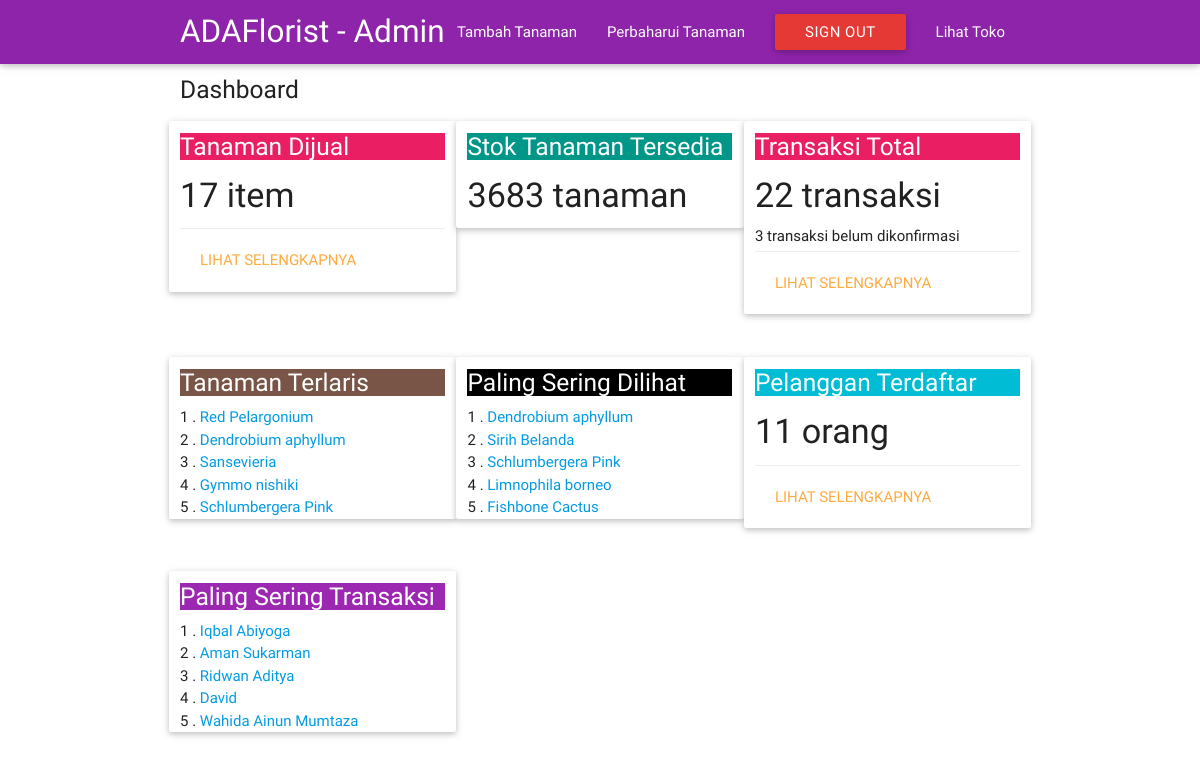
The page /adminhome.php (signed in) on the database its author committed.
### tables this page shows
CREATE TABLE `tanaman` (
  `ID_Tanaman` int(11) NOT NULL,
  `Nama_Tanaman` varchar(25) NOT NULL,
  `Harga_Tanaman` bigint(20) NOT NULL,
  `Deskripsi_Tanaman` varchar(500) NOT NULL,
  `Jumlah_Stok` int(11) NOT NULL,
  `Jenis_Tanaman` varchar(50) NOT NULL,
  `Gambar` varchar(100) NOT NULL,
  `Berat` float DEFAULT NULL,
  `Iklim` varchar(50) DEFAULT NULL,
  `Ukuran_Tanaman` varchar(50) DEFAULT NULL,
  `Media_Tanam` varchar(50) DEFAULT NULL,
  `Ukuranpot` varchar(50) DEFAULT NULL,
  `Penyiraman` varchar(50) DEFAULT NULL,
  `Kebutuhan_Sinar` varchar(50) DEFAULT NULL,
  `Pemupukan` varchar(100) DEFAULT NULL,
  `Asal_Bibit` varchar(100) DEFAULT NULL,
  `Kondisi_Tanaman` varchar(60) DEFAULT NULL,
  `jumlah_beli` int(20) NOT NULL DEFAULT '0',
  `jumlah_lihat` int(20) NOT NULL DEFAULT '0'
);

CREATE TABLE `customer` (
  `ID_customer` int(9) NOT NULL,
  `nama` varchar(50) NOT NULL,
  `alamat` varchar(250) NOT NULL,
  `notelfon` varchar(12) NOT NULL,
  `email` varchar(25) NOT NULL,
  `password` varchar(100) NOT NULL,
  `beli` int(20) NOT NULL DEFAULT '0'
);

### adminhome.php (the view, shortened to what this page needs)
<!DOCTYPE HTML>
<html>
<head>
    <link type="text/css" rel="stylesheet" href="css/materialize.min.css" media="screen,projection" />
</head>
<?php
    include 'connect.php';
    $jumlah=0;
    $jumpel=0;
    $jumitem=0;
    $tanamans = mysqli_query($connect, "SELECT * FROM tanaman");
    $pelanggans= mysqli_query($connect, "SELECT * FROM customer");
    while ($tanaman = mysqli_fetch_assoc($tanamans)) {
    $jumlah=$jumlah+$tanaman['Jumlah_Stok'];
    $jumitem++;}
    while ($pelanggan = mysqli_fetch_assoc($pelanggans)) {
    $jumpel++;}
    ?>
    <body>
        <?php include 'headadmin.php'?>
            <div class="container">
                <h5>
    Dashboard
</h5>
                <div class="row">
                    <div class="card col s4">
                        <h5 class="pink white-text">Tanaman Dijual</h5>
                        <h4><?php echo $jumitem ?> item</h4>
                        <div class="card-action">
                            <a href="dateup.php">Lihat Selengkapnya</a>
                        </div>
                    </div>
                    <div class="card col s4">
                        <h5 class="teal white-text"> Stok Tanaman Tersedia</h5>
                        <h4><?php echo $jumlah ?> tanaman</h4>
                    </div>
                    <div class="card col s4">
                        <h5 class="white-text pink">Transaksi Total</h5>
                        <?php $trans=mysqli_query($connect,"select count(ID_Transaksi) as jum from transaksi");
                    $tran=mysqli_fetch_array($trans);
                    $belums=mysqli_query($connect,"select count(ID_Transaksi) as belum from transaksi where Konfirmasi=0");
                    $belum=mysqli_fetch_array($belums);?>
                            <h4><?php echo $tran['jum'];?> transaksi</h4>
                            <h6><?php if ($belum['belum']==0) echo "sudah dikonfirmasi seluruhnya"; else echo $belum['belum']." transaksi belum dikonfirmasi";?></h6>
                            <div class="card-action">
                                <a href="transaksilist.php">Lihat Selengkapnya</a>
                            </div>
                    </div>
                </div>
                <div class="row">
                    <div class="card col s4">
                        <h5 class="brown white-text"> Tanaman Terlaris </h5>
                        <?php $no=0;
                        $tanams=mysqli_query($connect,"select * from tanaman order by jumlah_beli desc limit 5");
                        while ($tanam=mysqli_fetch_array($tanams)){
                            $no++;?>
                            <?php echo $no?> .
                                <a href="tanaman.php?idtanaman=<?php echo $tanam['ID_Tanaman']?>">
                                    <?php echo $tanam['Nama_Tanaman']?>
                                </a>
                                <br>
                                <?php } ?>
                    </div>
                    <div class="card col s4">
                        <h5 class="black white-text"> Paling Sering Dilihat </h5>
                        <?php $no=0;
                        $tanims=mysqli_query($connect,"select * from tanaman order by jumlah_lihat desc limit 5");
                        while ($tanim=mysqli_fetch_array($tanims)){
                            $no++;?>
                            <?php echo $no?> .
                                <a href="tanaman.php?idtanaman=<?php echo $tanim['ID_Tanaman']?>">
                                    <?php echo $tanim['Nama_Tanaman']?>
                                </a>
                                <br>
                                <?php } ?>
                    </div>
                    <div class="card col s4">
                        <h5 class="cyan darken-5 white-text">Pelanggan Terdaftar</h5>
                        <h4><?php echo $jumpel?> orang</h4>
                        <div class="card-action">
                        <a href="daftar_pelanggan.php">Lihat Selengkapnya</a>
                        </div>
                    </div>
                </div>
                <div class="row">
                    <div class="card col s4">
                        <h5 class="purple white-text">Paling Sering Transaksi </h5>
                        <?php $no=0;
                        $serings=mysqli_query($connect,"select * from customer order by beli desc limit 5");
                        while ($sering=mysqli_fetch_array($serings)){
                            $no++;?>
                            <?php echo $no?> .
                                <a href="transaksi_user.php?idcustomer=<?php echo $sering['ID_customer']?>">
                                    <?php echo $sering['nama']?>
                                </a>
                                <br>
                                <?php } ?>
                    </div>
                </div>
            </div>
    </body>

### rows shown on the page
tanaman: Nama_Tanaman "Red Pelargonium"
tanaman: Nama_Tanaman "Dendrobium aphyllum"
tanaman: Nama_Tanaman "Sansevieria"
tanaman: Nama_Tanaman "Gymmo nishiki"
tanaman: Nama_Tanaman "Schlumbergera Pink"
tanaman: Nama_Tanaman "Sirih Belanda"
tanaman: Nama_Tanaman "Limnophila borneo"
tanaman: Nama_Tanaman "Fishbone Cactus"
customer: nama "Iqbal Abiyoga"
customer: nama "Aman Sukarman"
customer: nama "Ridwan Aditya"
customer: nama "David"
customer: nama "Wahida Ainun Mumtaza"

### other values the page prints
$jumitem "17"
$jumlah "3683"
$tran['jum'] "22"
$belum['belum'] "3"
$jumpel "11"
